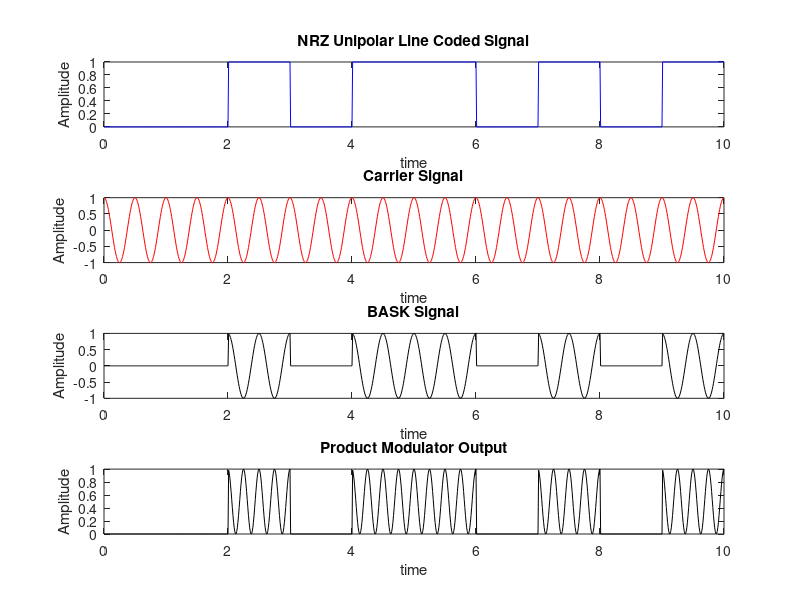

MATLAB code for this plot: (Note: this script raises an error after producing the figure.)
% BASK Modulation and demodulation 
% Input bits generation
close all; clear all; clc
N = 10; % Input Size
n = randi([0,1], 1,N);
% Bit to Symbol Mapping - Unipolar Line Coding
for ii = 1:N
    if n(ii) == 0
        nn(ii) = 0;
    else 
        nn(ii) = 1;
    end
end
% Unipolar NRZ Signal
S = 100; %Samples per bit
kk = 1; % Index of input bit
t = 0:1/S:N; % Time and bit duration, T_b = 1
for jj = 1:length(t)
    if t(jj) <= kk
        m(jj) = nn(kk);
    else
        m(jj) = nn(kk + 1);
        kk = kk + 1;
    end
end

subplot(411)
plot(t,m,'b')
xlabel('time')
ylabel('Amplitude')
title('NRZ Unipolar Line Coded Signal')

% Carrier Signal generation
c = cos(2*pi*2*t);
subplot(412)
plot(t,c,'r')
xlabel('time')
ylabel('Amplitude')
title('Carrier Signal')

% BASK Signal Generation
x = m.*c;
subplot(413)
plot(t,x,'k')
xlabel('time')
title('BASK Signal')
ylabel('Amplitude')


%% Coherent detection
y = x; %No Noise i.e received signal is transmitted signal
% Product Modulator
y1 = y.*c;
subplot(414)
plot(t,y1,'k')
xlabel('time')
title('Product Modulator Output')
ylabel('Amplitude')

int_op =[];
% Integrator
for ii = 0:S:length(y1) - S
    int_o = (1/S)*trapz(y1(ii + 1:ii+S));
    int_op = [int_op int_o];
end

% Decision Device
Th = 0.5; % Threshold for BASK
disp('Detected bits:')
det = (round(int_op,1) >= Th)
%det = (int_op >= Th)
% BER Computation
ber = sum(n ~= det)/N;
